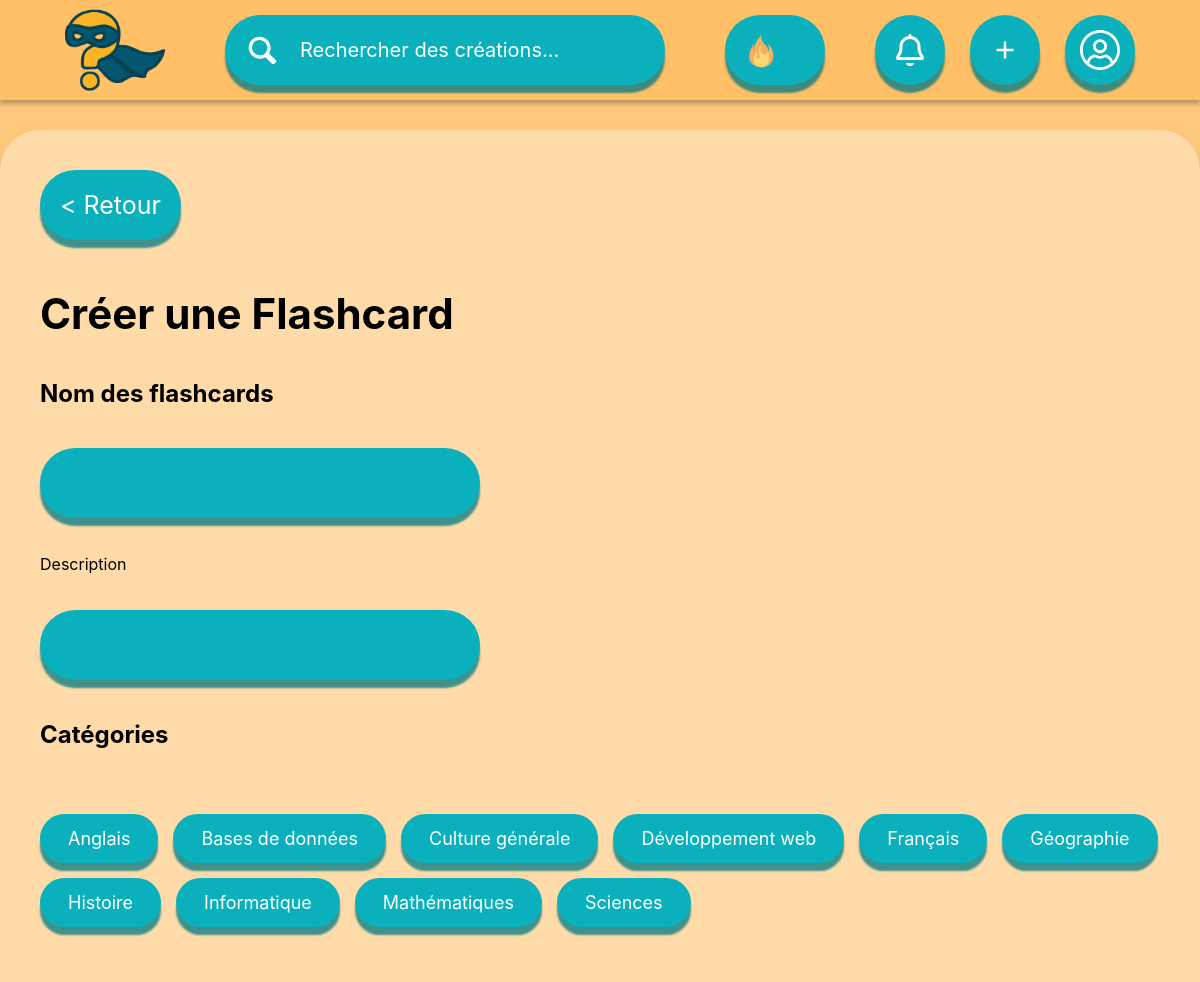
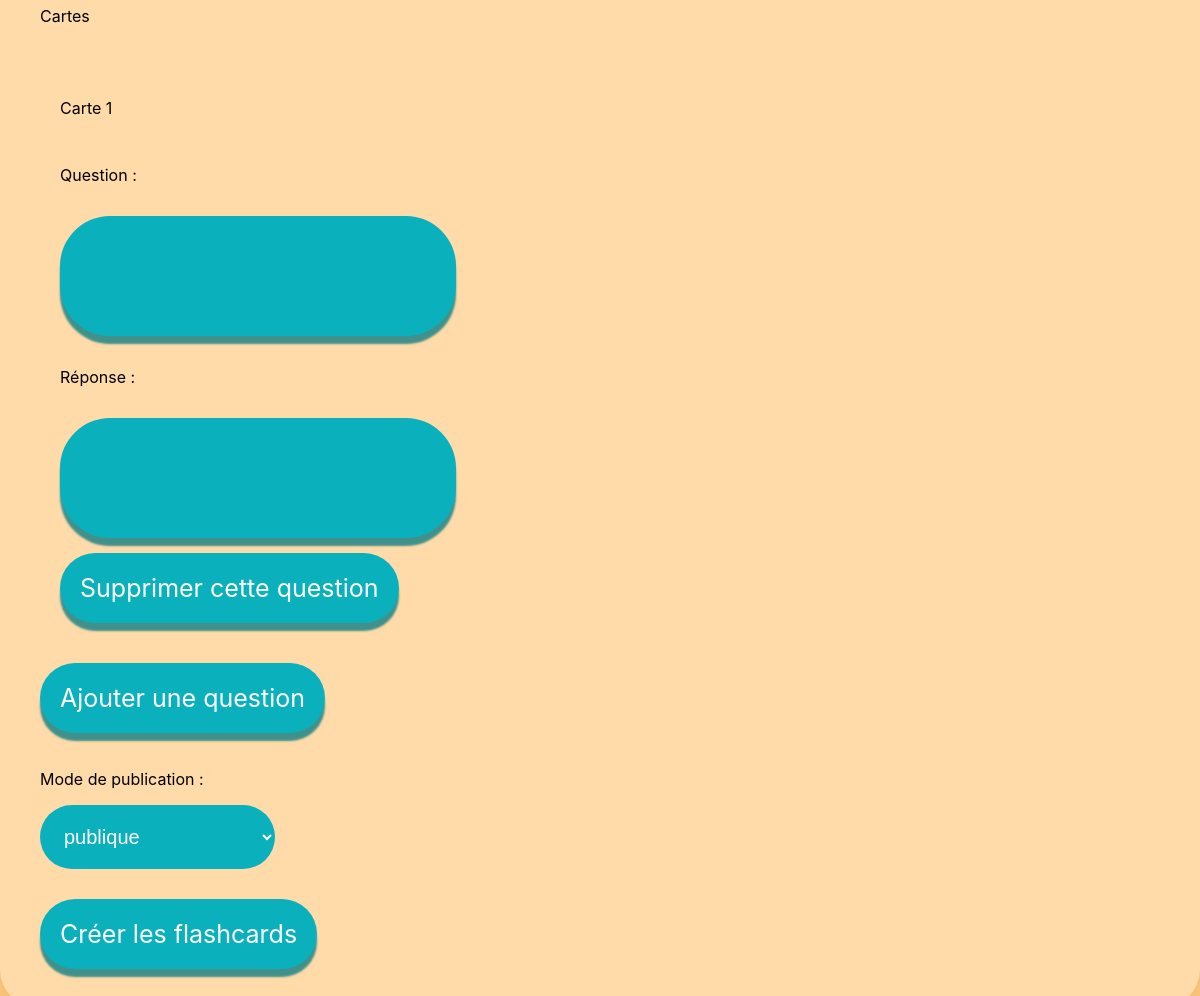
/index.php?page=flashcard&categorie=create (signed in), run on the app's committed database (2 pictures, top to bottom).
### tables this page shows
CREATE TABLE categories(
                id INTEGER PRIMARY KEY AUTOINCREMENT,
                categorieName TEXT NOT NULL,
                description TEXT,
                UNIQUE(categorieName)
            );

### src/controllers/FlashcardController.php (called while the page is built, shortened)
<?php
require_once ROOT . '/src/models/FlashcardModel.php';
require_once ROOT . '/config/config.php';
class FlashcardController
{
    private FlashcardModel $model;
    public function __construct()
    {
        $this->db = getDbConnection();
        $this->model = new FlashcardModel($this->db);
    }
    public function createFlashcard()
    {
        $CardsTitle = isset($_SESSION['POST']['FlashcardTitle']) ? $_SESSION['POST']['FlashcardTitle'] : '';
        $desc = isset($_SESSION['POST']['FlashcardDescription']) ? $_SESSION['POST']['FlashcardDescription'] : '';
        $TAB_CATEGORIE = $this->model->getAllCategories();
        require ROOT . '/src/views/quiz/createFlashcard.php';
    }
}

### config/config.php (called while the page is built, shortened)
<?php
function getDbConnection()
{
    try {
        $conn = new PDO("sqlite:" . ROOT . "/database/database.db");
        $conn->setAttribute(PDO::ATTR_ERRMODE, PDO::ERRMODE_EXCEPTION);
        $conn->setAttribute(PDO::ATTR_TIMEOUT, 5000);
        $conn->exec("PRAGMA journal_mode = WAL");
    } catch (PDOException $e) {
        die("Connection failed: " . $e->getMessage());
    } catch (Exception $e) {
        die("Error: " . $e->getMessage());
    }
    return $conn;
}

### src/models/FlashcardModel.php (called while the page is built, shortened)
<?php
class FlashcardModel
{
    private PDO $db;
    public function __construct(PDO $db)
    {
        $this->db = $db;
    }
    public function getAllCategories(): mixed
    {
        try {
            $sql = $this->db->prepare("SELECT DISTINCT id,CategorieName FROM categories;");
            $sql->execute();
            $categories = $sql->fetchAll(PDO::FETCH_ASSOC);
            return $categories;
        } catch (PDOException $e) {
            die("Fetching categories failed: " . $e->getMessage());
        } catch (Exception $e) {
            die("Error: " . $e->getMessage());
        }
    }
}

### src/views/quiz/createFlashcard.php (the view, shortened to what this page needs)
<?php
require __DIR__ . '/../partials/header.php';
?>
<div class="create-flashcard-page">
    <form method="post" action="index.php?page=flashcard&categorie=create">
        <button class="button" type="submit" name="Retour" value="yes"><span></span>
            <p>
                < Retour</p>
        </button>
        <h1>Créer une Flashcard</h1>
        <h2>Nom des flashcards</h2>
        <div class="input">
            <span></span>
            <input type="text" name="FlashcardTitle" value="<?php echo htmlspecialchars($CardsTitle) ?>">
        </div>
        <p class="description">Description</p>
        <div class="input">
            <span></span>
            <input type="text" name="FlashcardDescription" value="<?php echo htmlspecialchars($desc) ?>">
        </div>
        <h2 style="display : inline;">Catégories
        </h2>
        <div class="categoriesList">
            <?php
            foreach ($TAB_CATEGORIE as $categorie) {
                if (in_array((string)$categorie['id'], $TAB_CATEGORIE_CHOISI)) {
                    $checked = 'checked';
                } else {
                    $checked = '';
                }
                echo '<label><input name="categories[]" type="checkbox" value="' . htmlspecialchars($categorie['id']) . '" ' . $checked . '>' . htmlspecialchars($categorie['categorieName']) . '</label>';
            }
            ?>
        </div>
        <div class="newflashcard">
            <p class="cartes">Cartes</p>
            <?php
            for ($i = 0; $i < $_SESSION['nbCartes']; $i = $i + 1) {
                echo '<div class="Carte">
            <p >Carte ' . ($i + 1) . '</p>
            <p>Question :</p>
            <div class="textarea">
                <span></span>
                <textarea name ="cardQuestion' . $i . '">' . htmlspecialchars($TAB_CONTENU[$i]['question']) . '</textarea>
            </div>
            <p>Réponse :</p>
            <div class="textarea">
                <span></span>
                <textarea name = "cardReponse' . $i . '">' . htmlspecialchars($TAB_CONTENU[$i]['reponse']) . '</textarea>
            </div>
            <button class="button" name = "DelCard" type="submit" value=' . $i . '><span></span><p>Supprimer cette question</p></button>
            </div>';
            }
            echo '<button class="button" type = "submit" name = "addCard" value = "yes"><span></span><p>Ajouter une question</p></button>'
            ?>
        </div>
        <div class="disponibilite">
            <p>Mode de publication :</p>
            <select name="disponibilite" id="disponibilite">
                <?php $dispo = '';
                $dispo = $_SESSION['POST']['disponibilite'] == 'public' ? 'selected' : '';
                ?>
                <option value="public" <?= $dispo ?>>publique</option>
            </select>
        </div>
        <button class="button" type="submit" id="create" name="create" value="yes"><span></span>
            <p>Créer les flashcards</p>
        </button>
    </form>
</div>

### public/assets/style/createFlashcards.css (style rules this page uses)
.create-flashcard-page { margin: 30px auto; width: 100%; max-width: 1200px; padding: 40px; border-radius: 40px; background: #ffdba9; box-shadow: 0 8px 25px rgba(0, 0, 0, 0.08); box-sizing: border-box; }
.create-flashcard-page form { display: flex; flex-direction: column; gap: 20px; }
.newflashcard { display: flex; flex-direction: column; gap: 20px; }
.Carte { padding: 20px; display: flex; flex-direction: column; gap: 15px; }
.categoriesList, .ami-list { display: flex; gap: 10px; margin-top: 10px; }

### public/assets/style/global.css (style rules this page uses)
body { font-family: 'Inter', sans-serif; background-color: #ffc97d; margin: 0; }
.button { all: unset; }
select { background: #0ab1bd; padding: 20px; border-radius: 50px; color: white; border: none; font-size: 20px; }
.button, .searchbar, .input, .flatinput, .textarea { display: flex; position: relative; align-items: center; padding: 20px; justify-content: flex-start; gap: 20px; width: max-content; height: max-content; }
.button > span, .searchbar > span, .input > span, .flatinput > span, .textarea > span { position: absolute; inset: 0; background: #0ab1bd; border-radius: calc(infinity * 1px); cursor: pointer; z-index: 0; box-shadow: 0px 8px 2px #007881bf; transition: background ease-out 0.2s; }
.button > p { text-align: center; }
.button > p, .searchbar > p { font-size: min(2.5vw, 25px); color: #fff; margin: 0; z-index: 1; user-select: none; pointer-events: none; transition: color ease-out 0.2s; }
.input { width: calc(100% - 40px); max-width: 400px; height: 70px; padding: 0 20px; }
.input > input { all: unset; width: 100%; z-index: 2; color: white; font-size: 20px; }
.input > span, .textarea > span, .flatinput > span { cursor: default; }
.textarea > textarea { all: unset; width: 100%; height: 100%; word-break: break-all; font-size: 25px; padding: 10px; color: white; z-index: 2; }
.textarea > span { border-radius: 50px; }
@media (min-width: 601px) and (max-width: 1350px) { h1 { font-size: 3.5vw; margin-bottom: 0px; } }
.categoriesList { display: flex; flex-wrap: wrap; gap: 15px; justify-content: flex-start; margin: 25px 0; }
.categoriesList label { position: relative; padding: 14px 28px; background-color: #0ab1bd; color: white; font-size: 18px; border-radius: 50px; box-shadow: 0px 8px 2px #007881bf; cursor: pointer; user-select: none; transition: transform 0.1s ease-in-out, box-shadow 0.1s ease-in-out, filter 0.1s ease-in-out; }

### data on the page
categories: categorieName "Anglais"
categories: categorieName "Bases de données"
categories: categorieName "Culture générale"
categories: categorieName "Développement web"
categories: categorieName "Français"
categories: categorieName "Géographie"
categories: categorieName "Histoire"
categories: categorieName "Informatique"
categories: categorieName "Mathématiques"
categories: categorieName "Sciences"

### other printed values
$i + 1 "1"
